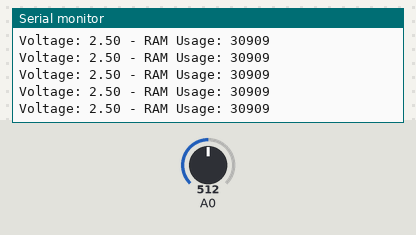
Recording of a sketch running on a simulated Arduino Uno, built with avr-gcc and run on an emulated ATmega328P. Shown: the last lines printed to the serial monitor. The test bench sets the inputs (shaded band); at power-on: A0 = 512.

Above: at 1.2 s.
1.3 s: A0 set to 716
At 1.32 s:
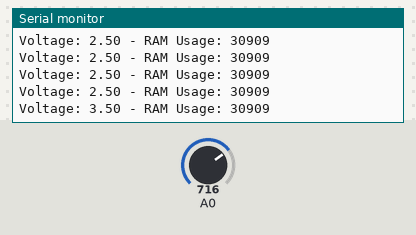
2.8 s: A0 set to 900
At 2.83 s:
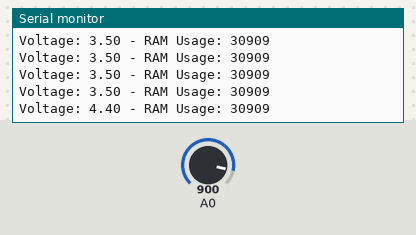
Timing chart, 0 to 5.8 s (numbered marks = the images above; inputs shaded):
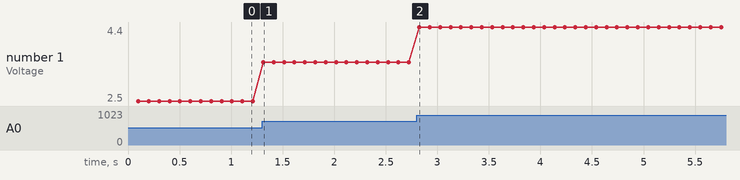

The sketch:

RAM_and_Voltage.ino
```cpp
// https://jeelabs.org/2011/05/22/atmega-memory-use/

int incomingByte = 0; // For incoming serial data.

int freeRam () {
  extern int __heap_start, *__brkval;
  int v;
  return (int) &v - (__brkval == 0 ? (int) &__heap_start : (int) __brkval);
}

void setup() {
  // put your setup code here, to run once:
  // initialize serial communication at 9600 bits per second:
  Serial.begin(9600);
  Serial.println();
}

void loop() {
  // put your main code here, to run repeatedly:
  delay(100);
  // read the input on analog pin 0:
  int sensorValue = analogRead(A0);
  // Convert the analog reading (which goes from 0 - 1023) to a voltage (0 - 5V):
  float voltage = sensorValue * (5.0 / 1023.0);
  // print out the value you read:
  //Serial.println(voltage);
  Serial.print("Voltage: ");
  Serial.print(voltage);
  Serial.print(" - ");
  Serial.print("RAM Usage: ");
  Serial.println(freeRam());
}
```

Measured:
- after the input at 1.3 s, the serial monitor: prints a new line at once (image 1)
- after the input at 2.8 s, the serial monitor: prints a new line at once (image 2)
- plotted number 1: 2.5 → 3.5 after the input at 1.3 s, 3.5 → 4.4 after the input at 2.8 s
